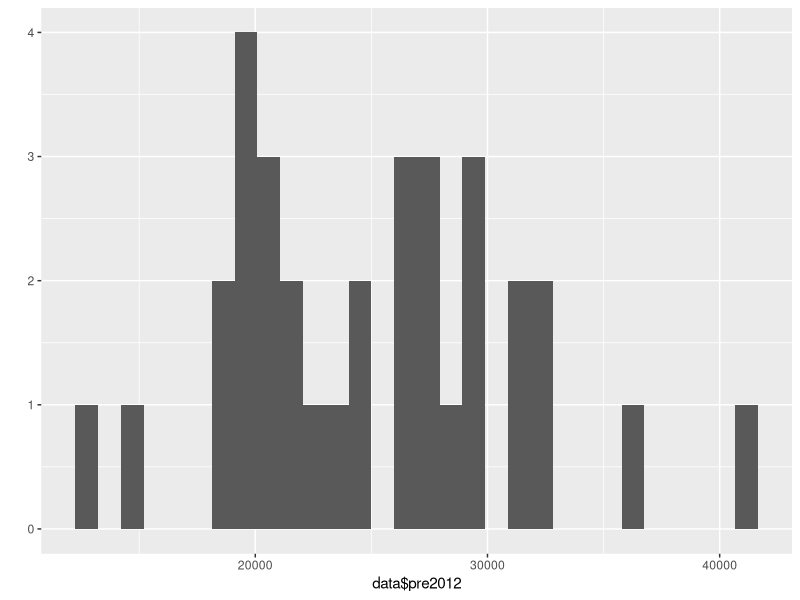
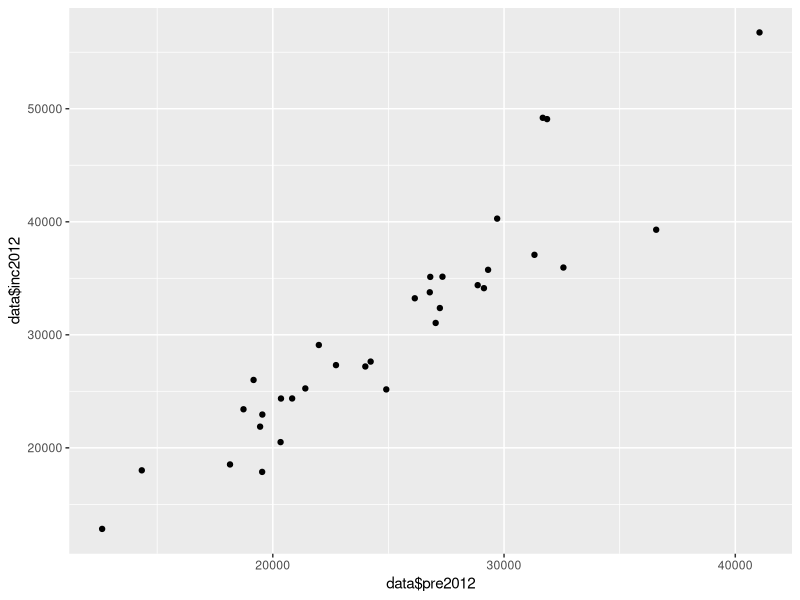
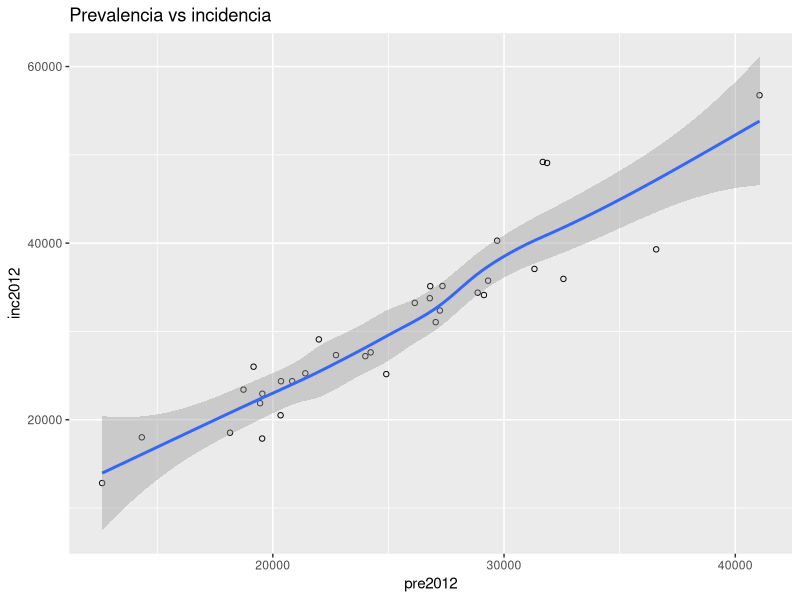

Write R code to recreate these figures, in order.
# Introducción mínima a R
# Autor: Jose Gonzalez | www.jose-gonzalez.org

# Asignación: <-

# Objetos en R
x  <- 2
x
x + 2

# Directorio de trabajo
getwd() # Actual
setwd() # Cambiar

# Cargar un archivo csv
data  <- read.csv("data/envipe2011-2013.csv", encoding="utf8")

# Explorar el archivo
str(data) # Número de observaciones y tipo de variables (i.e. numeric / string)
head(data) # Ver las primeras 10 líneas

# Summary
summary(data)

# Agregar rankings por percepción de inseguridad en 2013 como nueva variable
data$rkIns2013  <- rank(-data$ins2013, ties.method = "min")
head(data)

# R funciona con paquetes, existen miles de ellos
# Instalar un Paquete
install.packages("ggplot2") # ggplto2 facilita hacer gráficos con un buen diseño
# Cargar el paquete
library(ggplot2)
# tambien permite generar plantillas de diseño
qplot(data$pre2012) #histograma prevalencia delictiva
qplot(data$pre2012, data$inc2012) #scatter plot prevalencia vs inciencia

# Agregar lineas de regresion
ggplot(data, aes(x=pre2012, y=inc2012)) +
  geom_point(shape=1) +    # círculos
  geom_smooth() +            # Loess fit con intervalo de confianza
  ggtitle("Prevalencia vs incidencia")
